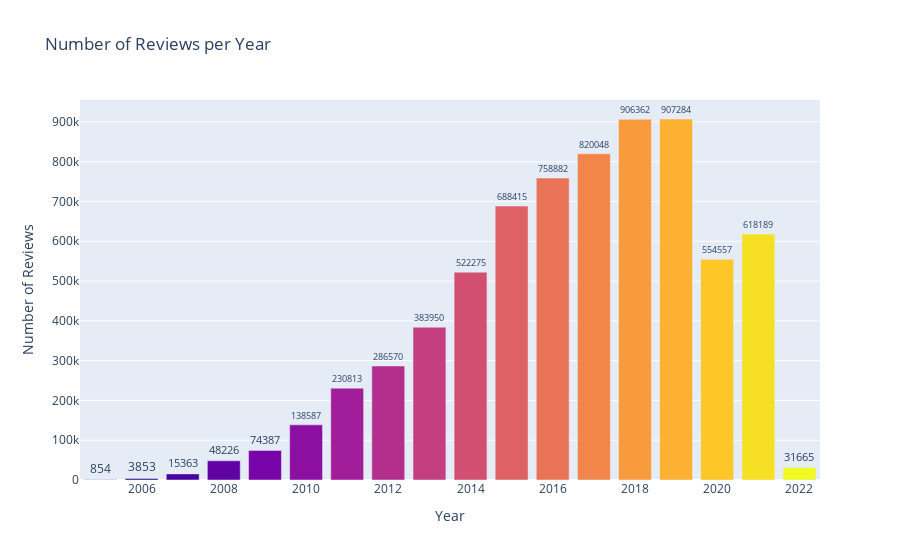

Notebook source saved alongside this figure:
### Code cell
import plotly.graph_objs as go
import pandas as pd

aql = """
    FOR r IN review
        LET date = DATE_ISO8601(DATE_TIMESTAMP(r.date))
        LET year = DATE_YEAR(date)
        COLLECT review_year = year
        WITH COUNT INTO review_count
        SORT review_year ASC
        RETURN { year: review_year, review_count: review_count }
"""

# Execute the query
cursor = db.aql.execute(aql)

# Prepare data for visualization
data = [(doc['year'], doc['review_count']) for doc in cursor]
years, counts = zip(*data)

# Convert data to DataFrame
df = pd.DataFrame({'Year': years, 'Review_Count': counts})

# Sort DataFrame by Year
df['Year'] = pd.to_datetime(df['Year'], format='%Y')
df.sort_values(by='Year', inplace=True)

# Create Plotly figure
fig = go.Figure()

# Add bar trace
fig.add_trace(go.Bar(
    x=df['Year'],
    y=df['Review_Count'],
    marker=dict(color=df['Year'].dt.year),
    text=df['Review_Count'],
    textposition='outside',
))

# Update layout
fig.update_layout(
    title='Number of Reviews per Year',
    xaxis_title='Year',
    yaxis_title='Number of Reviews',
    xaxis=dict(tickformat='%Y'),
    yaxis=dict(showgrid=True),
)

# Show plot
fig.show()

### Figure 1 — Plotly figure (JSON) as saved in the notebook; plotly's stock layout.template omitted (floating-point values rounded to 4 significant figures)
{"data": [{"marker": {"color": [2005, 2006, 2007, 2008, 2009, 2010, 2011, 2012, 2013, 2014, 2015, 2016, 2017, 2018, 2019, 2020, 2021, 2022]}, "text": [854, 3853, 15363, 48226, 74387, 138587, 230813, 286570, 383950, 522275, 688415, 758882, 820048, 906362, 907284, 554557, 618189, 31665], "textposition": "outside", "type": "bar", "x": ["2005-01-01T00:00:00", "2006-01-01T00:00:00", "2007-01-01T00:00:00", "2008-01-01T00:00:00", "2009-01-01T00:00:00", "2010-01-01T00:00:00", "2011-01-01T00:00:00", "2012-01-01T00:00:00", "2013-01-01T00:00:00", "2014-01-01T00:00:00", "2015-01-01T00:00:00", "2016-01-01T00:00:00", "2017-01-01T00:00:00", "2018-01-01T00:00:00", "2019-01-01T00:00:00", "2020-01-01T00:00:00", "2021-01-01T00:00:00", "2022-01-01T00:00:00"], "y": [854, 3853, 15363, 48226, 74387, 138587, 230813, 286570, 383950, 522275, 688415, 758882, 820048, 906362, 907284, 554557, 618189, 31665]}], "layout": {"title": {"text": "Number of Reviews per Year"}, "xaxis": {"tickformat": "%Y", "title": {"text": "Year"}}, "yaxis": {"showgrid": true, "title": {"text": "Number of Reviews"}}}}
